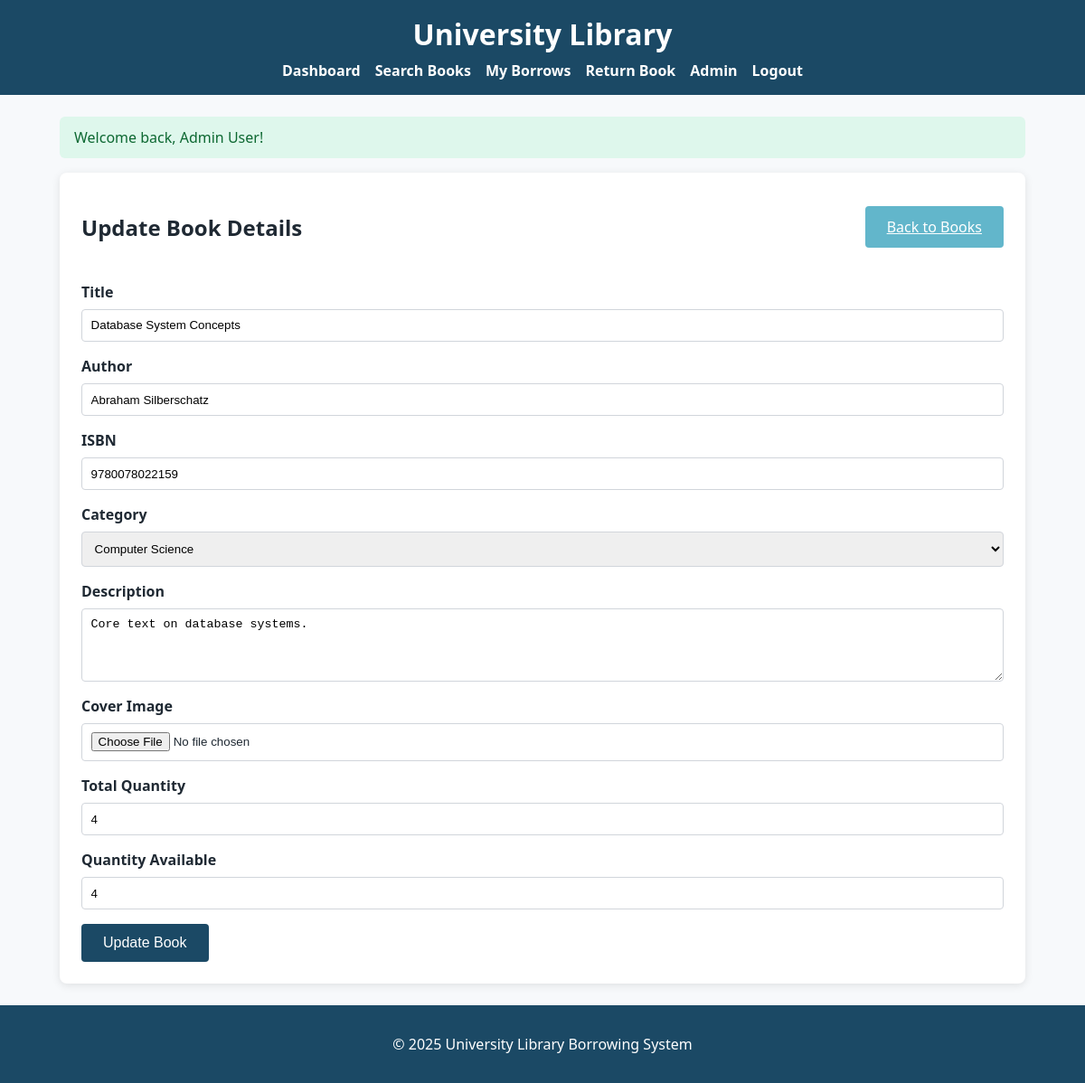
The page /admin_book_form.php?id=2 (signed in) on the database its author committed.
### tables this page shows
CREATE TABLE IF NOT EXISTS books (
    id INT AUTO_INCREMENT PRIMARY KEY,
    title VARCHAR(255) NOT NULL,
    author VARCHAR(255) NOT NULL,
    isbn VARCHAR(60) DEFAULT NULL,
    description TEXT,
    category_id INT DEFAULT NULL,
    total_quantity INT NOT NULL,
    quantity_available INT NOT NULL,
    cover_image VARCHAR(255) DEFAULT NULL,
    created_at TIMESTAMP DEFAULT CURRENT_TIMESTAMP,
    updated_at TIMESTAMP DEFAULT CURRENT_TIMESTAMP ON UPDATE CURRENT_TIMESTAMP,
    CONSTRAINT fk_books_category FOREIGN KEY (category_id) REFERENCES categories (id) ON DELETE SET NULL
);

CREATE TABLE IF NOT EXISTS categories (
    id INT AUTO_INCREMENT PRIMARY KEY,
    name VARCHAR(120) NOT NULL UNIQUE
);

### public/includes/functions.php (called while the page is built, shortened)
<?php
function sanitize(string $value): string {
    return htmlspecialchars($value, ENT_QUOTES, 'UTF-8');
}

### public/admin_book_form.php (the view, shortened to what this page needs)
<?php
require_once __DIR__ . '/includes/functions.php';
$conn = get_db_connection();
$book = null;
if (isset($_GET['id'])) {
    $bookId = (int)$_GET['id'];
    $stmt = $conn->prepare('SELECT * FROM books WHERE id = ?');
    $stmt->bind_param('i', $bookId);
    $stmt->execute();
    $book = $stmt->get_result()->fetch_assoc();
}
$categories = $conn->query('SELECT id, name FROM categories ORDER BY name')->fetch_all(MYSQLI_ASSOC);
include __DIR__ . '/includes/header.php';
?>
<section class="card">
    <div class="card-header">
        <h2><?= $book ? 'Update Book Details' : 'Add a New Book'; ?></h2>
        <a class="button secondary" href="admin_books.php">Back to Books</a>
    </div>
    <form method="post" action="" enctype="multipart/form-data" class="form-grid">
        <label for="title">Title</label>
        <input type="text" name="title" id="title" required value="<?= sanitize($book['title'] ?? ''); ?>">
        <label for="author">Author</label>
        <input type="text" name="author" id="author" required value="<?= sanitize($book['author'] ?? ''); ?>">
        <label for="isbn">ISBN</label>
        <input type="text" name="isbn" id="isbn" value="<?= sanitize($book['isbn'] ?? ''); ?>">
        <label for="category_id">Category</label>
        <select name="category_id" id="category_id">
            <?php foreach ($categories as $cat): ?>
                <option value="<?= $cat['id']; ?>" <?= isset($book['category_id']) && (int)$book['category_id'] === (int)$cat['id'] ? 'selected' : ''; ?>>
                    <?= sanitize($cat['name']); ?>
                </option>
            <?php endforeach; ?>
        </select>
        <label for="description">Description</label>
        <textarea name="description" id="description" rows="4"><?= sanitize($book['description'] ?? ''); ?></textarea>
        <label for="cover_image">Cover Image</label>
        <input type="file" name="cover_image" id="cover_image" accept="image/png,image/jpeg,image/webp">
        <label for="total_quantity">Total Quantity</label>
        <input type="number" min="1" name="total_quantity" id="total_quantity" required value="<?= sanitize((string)($book['total_quantity'] ?? 1)); ?>">
        <label for="quantity_available">Quantity Available</label>
        <input type="number" min="0" name="quantity_available" id="quantity_available" required value="<?= sanitize((string)($book['quantity_available'] ?? ($book['total_quantity'] ?? 1))); ?>">
        <button type="submit"><?= $book ? 'Update Book' : 'Add Book'; ?></button>
    </form>
</section>
<?php include __DIR__ . '/includes/footer.php'; ?>

### public/assets/css/styles.css (style rules this page uses)
:root { --primary: #1b4965; --secondary: #cae9ff; --accent: #62b6cb; --background: #f7f9fb; --text: #1f2933; }
* { box-sizing: border-box; }
body { font-family: 'Segoe UI', Tahoma, Geneva, Verdana, sans-serif; margin: 0; background: var(--background); color: var(--text); }
.card { background: white; padding: 1.5rem; border-radius: 8px; box-shadow: 0 2px 10px rgba(0, 0, 0, 0.1); margin-bottom: 1.5rem; }
form label { display: block; margin-bottom: 0.5rem; font-weight: 600; }
form input, form select, form textarea { width: 100%; padding: 0.6rem; margin-bottom: 1rem; border: 1px solid #d1d5db; border-radius: 4px; }
button, .button { background: var(--primary); color: white; border: none; padding: 0.75rem 1.5rem; border-radius: 4px; cursor: pointer; font-size: 1rem; }
.button.secondary { background: var(--accent); }
.card-header { display: flex; justify-content: space-between; align-items: center; gap: 1rem; margin-bottom: 1.5rem; flex-wrap: wrap; }
.form-grid { display: flex; flex-direction: column; }
.form-grid button { align-self: flex-start; }

### rows shown on the page
books: title "Database System Concepts", author "Abraham Silberschatz", isbn "9780078022159", category_id "Computer Science", description "Core text on database systems.", total_quantity "4", quantity_available "4"

### other values the page prints
$flash['message'] "Welcome back, Admin User!"
